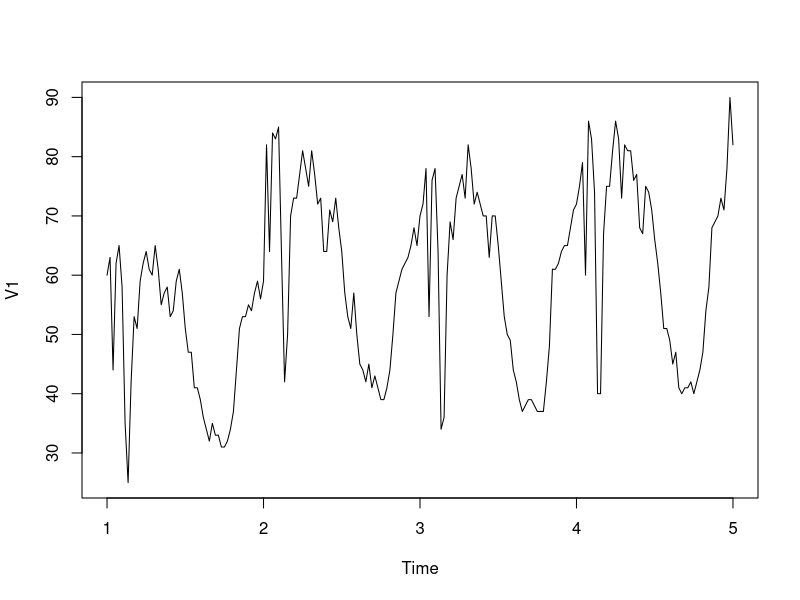

Reproduce this figure in R. (Note: this script raises an error after producing the figure.)
ds_2 <- read.csv("../data/2DS.csv",stringsAsFactors = FALSE, header = FALSE)
gogl_ts_2 <- ts(ds_2, start = 1, frequency = 52)
plot.ts(gogl_ts_2)

library(forecast)
bestfit <- list(aicc = Inf)
for (i in 1:25){
  fit <- auto.arima(gogl_ts_2, xreg = fourier(gogl_ts_2, K = i), seasonal = FALSE)
  if (fit$aicc < bestfit$aicc)
    bestfit <- fit
  else break;
}

fc <- forecast(bestfit, xreg=fourier(gogl_ts_2, K=14, h=52))
plot(fc)

Predicted_2 <- fc$mean
write.table(Predicted_2, file = '../data/Q2_Zhongling_Jiang_3032197416.txt', sep=',')
